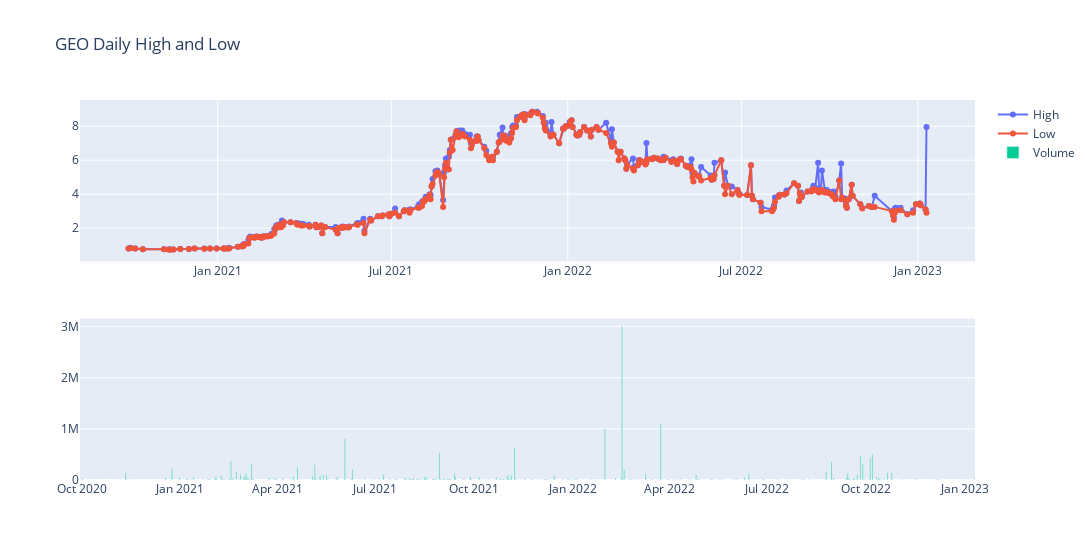
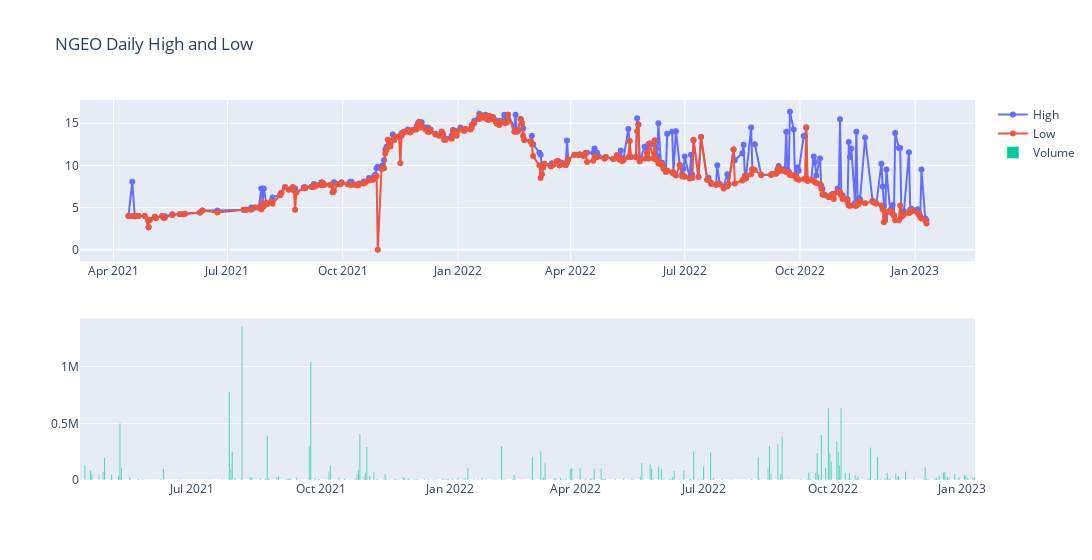
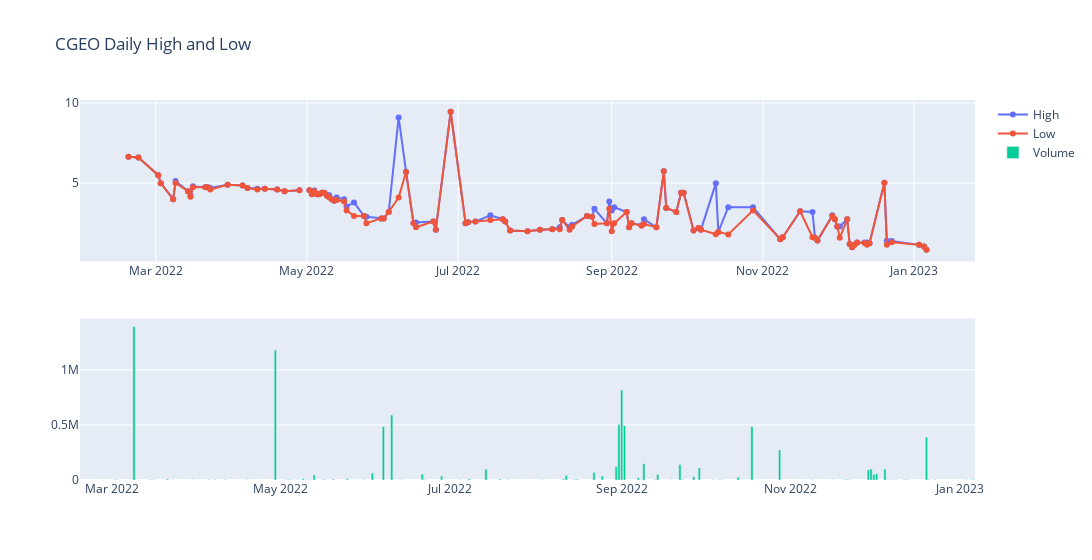
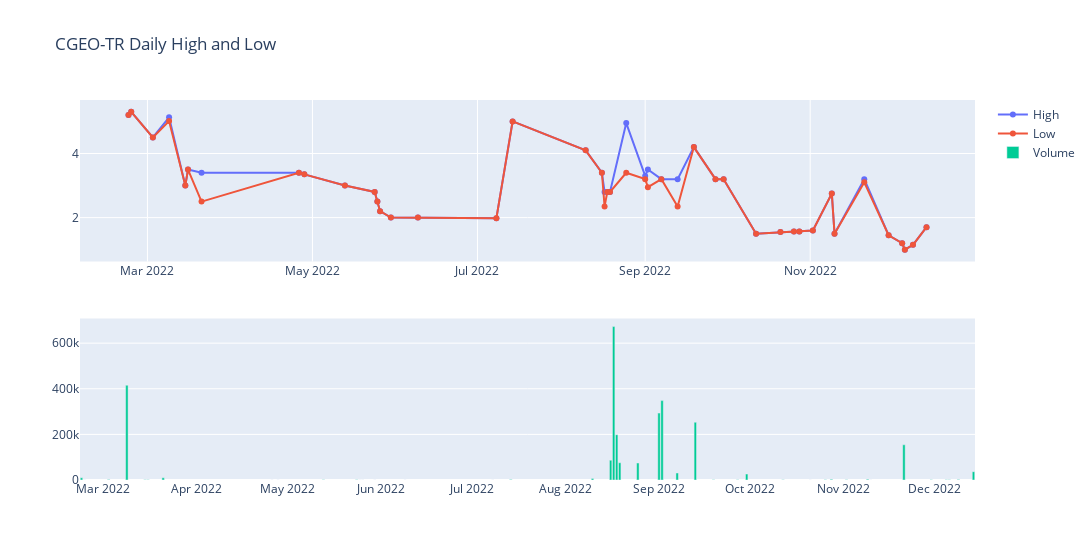

The code cell stored with these charts, in order, in its notebook:
### Code cell
for prod in list(df_cbl_settles.Instrument.unique()):
    if prod == 'CGEO1':
        pass
    if prod == 'CGEO2':
        pass
    sub_df = candlestick_frames[prod]
    #fig = go.Figure()
    fig = make_subplots(rows=2, cols=1)
    fig.add_scatter(x=sub_df.Date, y=sub_df.High, mode='lines+markers', name='High', row=1, col=1)
    fig.add_scatter(x=sub_df.Date, y=sub_df.Low, mode='lines+markers', name='Low', row=1, col=1)
    fig.add_trace(go.Bar(x=sub_df.Date, y=sub_df.Volume, name='Volume'),row=2, col=1)
    fig.update_layout(title='{} Daily High and Low'.format(prod), width=1200)
    fig.show()
